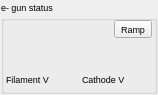
<?xml version="1.0" encoding="UTF-8"?>
<ui version="4.0">
 <class>eGunLV</class>
 <widget class="TaurusWidget" name="eGunLV">
  <property name="geometry">
   <rect>
    <x>0</x>
    <y>0</y>
    <width>158</width>
    <height>95</height>
   </rect>
  </property>
  <property name="windowTitle">
   <string>Form</string>
  </property>
  <layout class="QGridLayout" name="gridLayout_2">
   <property name="margin">
    <number>1</number>
   </property>
   <item row="0" column="0">
    <widget class="TaurusGroupBox" name="eGunGroup">
     <property name="font">
      <font>
       <pointsize>7</pointsize>
      </font>
     </property>
     <property name="title">
      <string>e- gun status</string>
     </property>
     <layout class="QGridLayout" name="gridLayout">
      <property name="margin">
       <number>2</number>
      </property>
      <item row="1" column="0">
       <layout class="QVBoxLayout" name="verticalLayout">
        <item>
         <widget class="TaurusLabel" name="filamentValue">
          <property name="suffixText">
           <string/>
          </property>
         </widget>
        </item>
        <item>
         <widget class="QLabel" name="filamentLabel">
          <property name="text">
           <string>Filament V</string>
          </property>
         </widget>
        </item>
       </layout>
      </item>
      <item row="1" column="1">
       <layout class="QVBoxLayout" name="verticalLayout_2">
        <item>
         <widget class="TaurusLabel" name="cathodeValue">
          <property name="suffixText">
           <string/>
          </property>
         </widget>
        </item>
        <item>
         <widget class="QLabel" name="cathodeLabel">
          <property name="text">
           <string>Cathode V</string>
          </property>
         </widget>
        </item>
       </layout>
      </item>
      <item row="0" column="0" colspan="2">
       <layout class="QHBoxLayout" name="horizontalLayout">
        <item>
         <widget class="TaurusLabel" name="eGunStatus"/>
        </item>
        <item>
         <widget class="QToolButton" name="RampConfigurator">
          <property name="text">
           <string>Ramp</string>
          </property>
         </widget>
        </item>
       </layout>
      </item>
     </layout>
    </widget>
   </item>
  </layout>
 </widget>
 <customwidgets>
  <customwidget>
   <class>TaurusWidget</class>
   <extends>QWidget</extends>
   <header>taurus.qt.qtgui.container</header>
   <container>1</container>
  </customwidget>
  <customwidget>
   <class>TaurusLabel</class>
   <extends>QLabel</extends>
   <header>taurus.qt.qtgui.display</header>
  </customwidget>
  <customwidget>
   <class>TaurusGroupBox</class>
   <extends>QGroupBox</extends>
   <header>taurus.qt.qtgui.container</header>
   <container>1</container>
  </customwidget>
 </customwidgets>
 <resources/>
 <connections/>
</ui>
